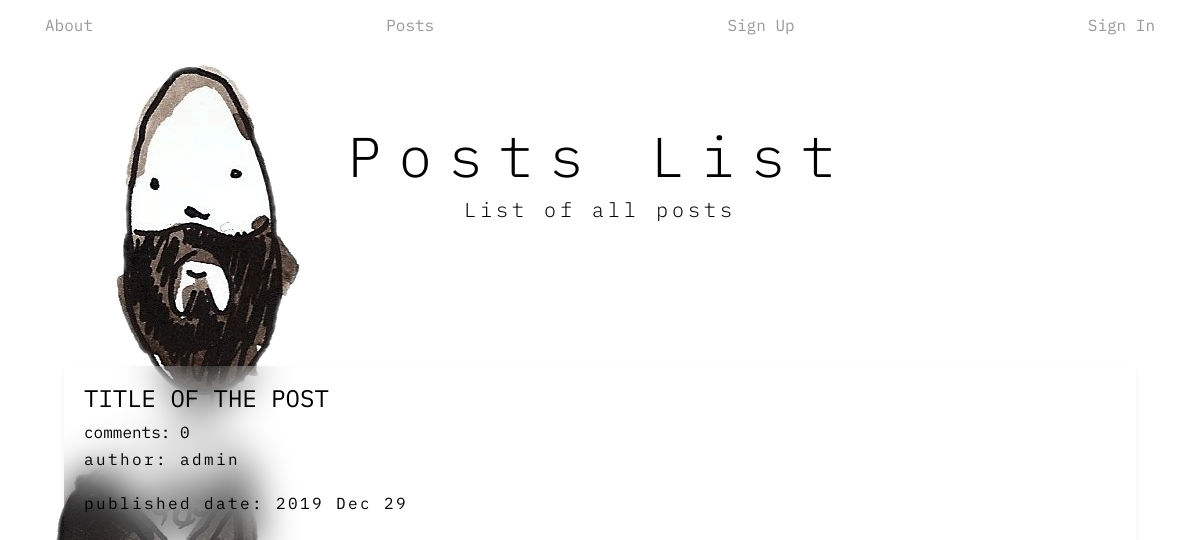
Before: /blog_app/post_list/ with the older database file.
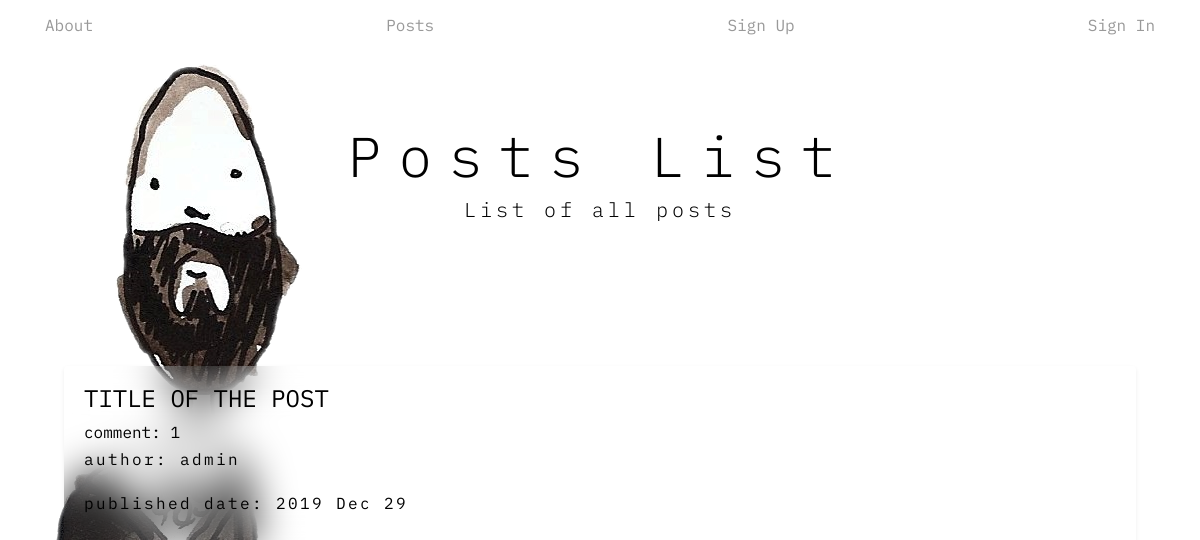
After: the same page with the newer database file.
### blog_app/models.py (models this page shows, shortened)
class UserPostModel(models.Model):
    post_author = models.ForeignKey(User, on_delete=models.CASCADE)
    post_title = models.CharField(max_length=264)
    post_text = models.TextField(max_length=264)
    post_creation_date = models.DateTimeField(default=timezone.now)
    post_published_date = models.DateTimeField(blank=True, null=True)

### blog_app/views.py (the view)
class PostListView(ListView):
    model = models.UserPostModel
    context_object_name = 'post_list'
    template_name = 'blog_app/post_list.html'
    def get_queryset(self):
        return models.UserPostModel.objects.filter(post_published_date__lte=timezone.now()).order_by('-post_published_date')

### templates/blog_app/post_list.html (shortened to what this page needs)
{% extends 'main/base.html' %}
    {% block head_primary %}Posts List{% endblock %}
    {% block head_sub %}
        {% if user.is_authenticated %}
            <p>Welcome back {{ user.username }}</p>
        {% else %}
            List of all posts
        {% endif %}
    {% endblock %}
    {% block content %}
        {% block group_content %}
            <ol class="list-group list-group-flush">
                {% for post in post_list %}
                    <li class="list-group-item shadow-sm group_list_element">
                        <div class="group_link_list_box">
                            <div class="group_link_list_box_major">
                                <a class="group_link_list" href="{% url 'blog_app:post_detail' pk=post.pk %}">{{ post.post_title }}</a>
                            </div>
                        </div>
                        <div class="">
                            comment{{ post.related_comment_belong.count|pluralize }}:
                            <span>{{ post.related_comment_belong.count }}</span>
                            <p class="group_description_list">author: {{ post.post_author }}</p>
                            <p class="group_description_list">published date: {{ post.post_published_date|date:"Y M d" }}</p>
                        </div>
                    </li>
                {% endfor %}
            </ol>
        {% endblock %}
    {% endblock %}

Changed rows visible on the page:
changed UserPostModel "TITLE OF THE POST": related_comment_belong.count "0" → "1"
